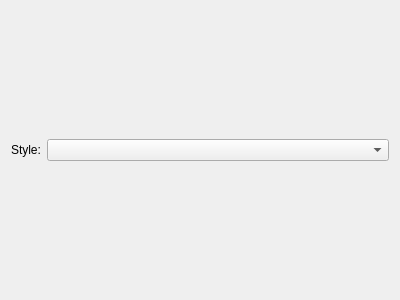
<?xml version="1.0" encoding="UTF-8"?>
<ui version="4.0">
 <class>CustomisationPreferences</class>
 <widget class="QWidget" name="CustomisationPreferences">
  <property name="geometry">
   <rect>
    <x>0</x>
    <y>0</y>
    <width>400</width>
    <height>300</height>
   </rect>
  </property>
  <property name="windowTitle">
   <string>Form</string>
  </property>
  <layout class="QVBoxLayout" name="verticalLayout">
   <item>
    <layout class="QHBoxLayout" name="layout_style">
     <item>
      <widget class="QLabel" name="label_style">
       <property name="sizePolicy">
        <sizepolicy hsizetype="Maximum" vsizetype="Preferred">
         <horstretch>0</horstretch>
         <verstretch>0</verstretch>
        </sizepolicy>
       </property>
       <property name="text">
        <string>Style:</string>
       </property>
      </widget>
     </item>
     <item>
      <widget class="QComboBox" name="combo_style"/>
     </item>
    </layout>
   </item>
  </layout>
 </widget>
 <resources/>
 <connections/>
</ui>
